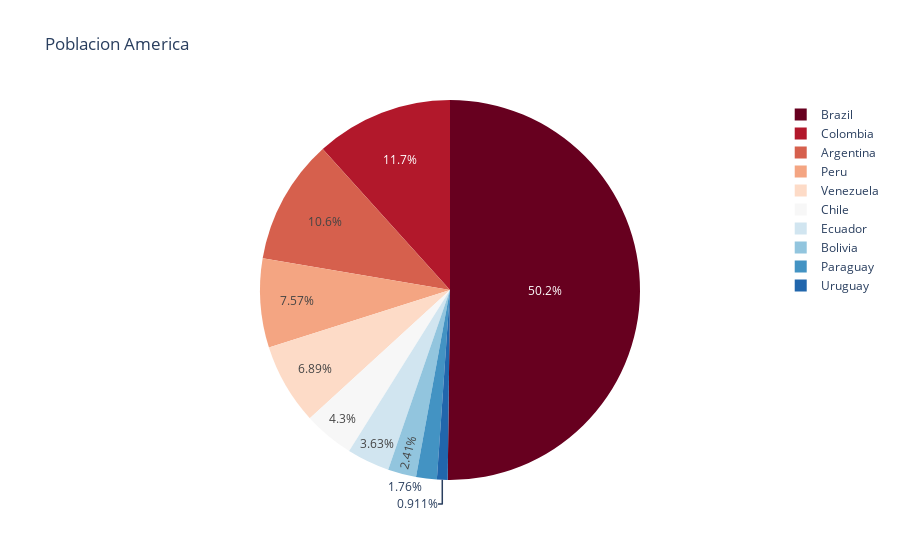

Notebook code cell kept with this figure:
### Markdown cell above
## Piecharts

### Code cell
df_america = px.data.gapminder().query("year==2007").query("continent= ='Americas' and (country in ('Colombia','Uruguay','Argentina','Peru','Chile','Brazil','Ecuador','Venezuela','Paraguay','Bolivia'))")
px.pie(df_america, values='pop', names='country', title='Poblacion America',
       color_discrete_sequence= px.colors.sequential.RdBu)

### Figure 1 — Plotly figure (JSON) as saved in the notebook; plotly's stock layout.template omitted (floating-point values rounded to 4 significant figures)
{"data": [{"domain": {"x": [0, 1], "y": [0, 1]}, "hovertemplate": "country=%{label}<br>pop=%{value}<extra></extra>", "labels": ["Argentina", "Bolivia", "Brazil", "Chile", "Colombia", "Ecuador", "Paraguay", "Peru", "Uruguay", "Venezuela"], "legendgroup": "", "name": "", "showlegend": true, "type": "pie", "values": [40301927, 9119152, 190010647, 16284741, 44227550, 13755680, 6667147, 28674757, 3447496, 26084662]}], "layout": {"autosize": true, "legend": {"tracegroupgap": 0}, "piecolorway": ["rgb(103,0,31)", "rgb(178,24,43)", "rgb(214,96,77)", "rgb(244,165,130)", "rgb(253,219,199)", "rgb(247,247,247)", "rgb(209,229,240)", "rgb(146,197,222)", "rgb(67,147,195)", "rgb(33,102,172)", "rgb(5,48,97)"], "title": {"text": "Poblacion America"}}}
